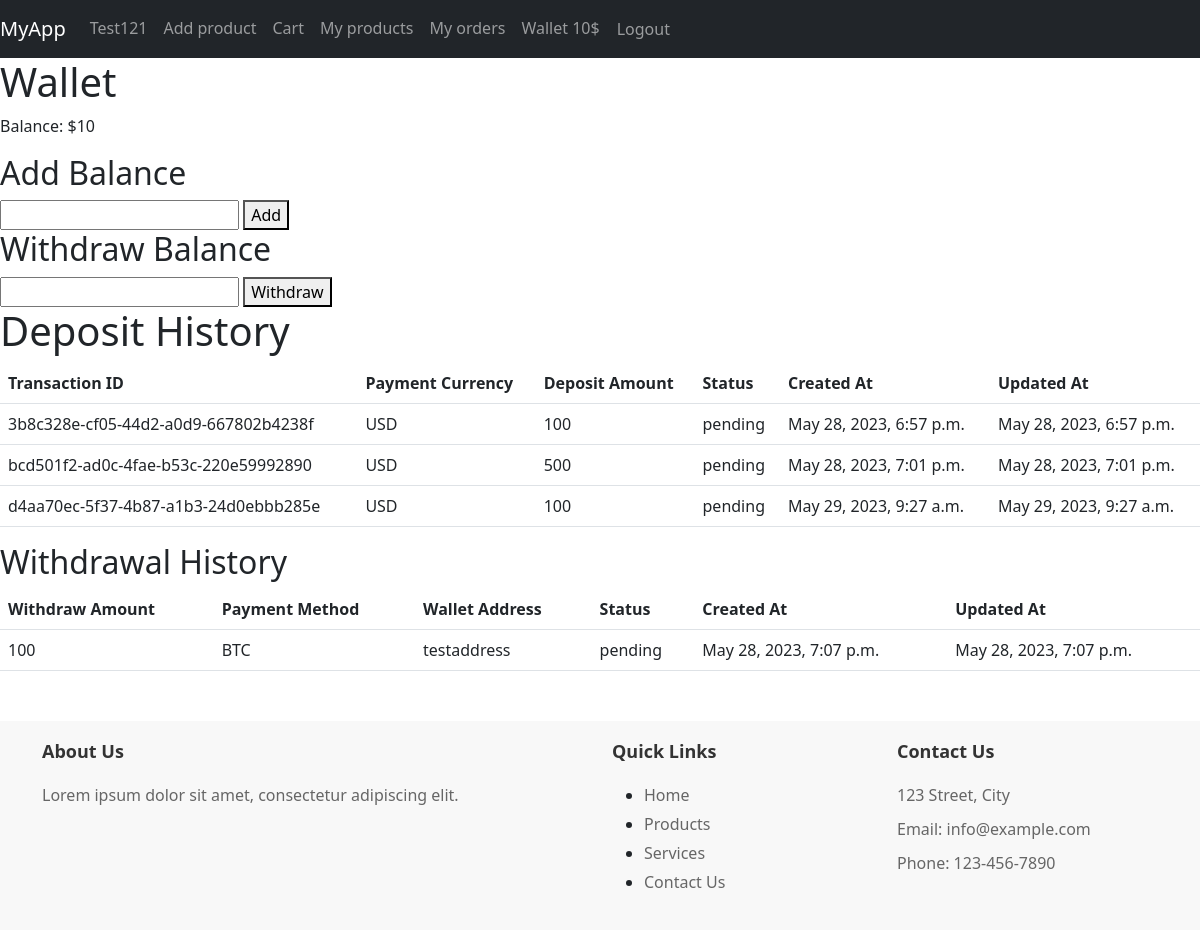
The app's page /app/wallet/ (signed in) with its own data.
### mysite/models.py (models this page shows, shortened)
class Profile(models.Model):
    user = models.OneToOneField(get_user_model(), on_delete=models.CASCADE)
    image = models.ImageField(('Profile Picture'), blank=True, null=True,upload_to=".")
    bio = models.TextField(blank=True)
    birth_date = models.DateField(null=True, blank=True)
    walletBalance = models.IntegerField( default = True, null= True)

class DepositRecord(models.Model):
    user = models.ForeignKey(get_user_model(), on_delete=models.CASCADE)
    payment_currency = models.CharField(max_length=20)
    deposit_amount = models.IntegerField()
    transaction_id = models.CharField(max_length= 100, unique=True)
    status = models.CharField(max_length=20, null= True, default="pending")
    created_at = models.DateTimeField(auto_now_add=True)
    updated_at = models.DateTimeField(auto_now=True)

class WithdrawalRequest(models.Model):
    user = models.ForeignKey(get_user_model(), on_delete=models.CASCADE)
    withdraw_amount = models.IntegerField()
    payment_method = models.CharField(max_length=20)
    wallet_address = models.CharField(max_length=100, null=True, blank=True)
    status = models.CharField(max_length=20, null= True, default="pending")
    created_at = models.DateTimeField(auto_now_add=True)
    updated_at = models.DateTimeField(auto_now=True)

### mysite/views.py (the view)
# urls.py: path('wallet/', views.wallet, name='wallet'),
@login_required
def wallet(request):
    balance = request.user.profile.walletBalance
    deposits = DepositRecord.objects.filter(user=request.user)
    withdrawals = WithdrawalRequest.objects.filter(user=request.user)
    return render(request, 'wallet.html', {'balance': balance, 'deposits': deposits, 'withdrawals': withdrawals})

### mysite/templates/wallet.html (shortened to what this page needs)
{% extends 'base.html' %}
{% block wallet %}
  <h1>Wallet</h1>
  <p>Balance: ${{ balance }}</p>
  <h2>Add Balance</h2>
  <form method="post" action="{% url 'add_balance' %}">
    <input type="number" name="amount" step="0.01" min="0" required>
    <button type="submit">Add</button>
  </form>
  <h2>Withdraw Balance</h2>
  <form method="post" action="{% url 'withdraw_balance' %}">
    <input type="number" name="amount" step="0.01" min="0" required>
    <button type="submit">Withdraw</button>
  </form>
  <h1>Deposit History</h1>
  <table class="table">
    <thead>
      <tr>
        <th>Transaction ID</th>
        <th>Payment Currency</th>
        <th>Deposit Amount</th>
        <th>Status</th>
        <th>Created At</th>
        <th>Updated At</th>
      </tr>
    </thead>
    <tbody>
      {% for deposit in deposits %}
        <tr>
          <td>{{ deposit.transaction_id }}</td>
          <td>{{ deposit.payment_currency }}</td>
          <td>{{ deposit.deposit_amount }}</td>
          <td>{{ deposit.status }}</td>
          <td>{{ deposit.created_at }}</td>
          <td>{{ deposit.updated_at }}</td>
        </tr>
      {% empty %}
        <tr>
          <td colspan="6">No deposit records found.</td>
        </tr>
      {% endfor %}
    </tbody>
  </table>
  <h2>Withdrawal History</h2>
  <table class="table">
    <thead>
      <tr>
        <th>Withdraw Amount</th>
        <th>Payment Method</th>
        <th>Wallet Address</th>
        <th>Status</th>
        <th>Created At</th>
        <th>Updated At</th>
      </tr>
    </thead>
    <tbody>
      {% for withdrawal in withdrawals %}
        <tr>
          <td>{{ withdrawal.withdraw_amount }}</td>
          <td>{{ withdrawal.payment_method }}</td>
          <td>{{ withdrawal.wallet_address }}</td>
          <td>{{ withdrawal.status }}</td>
          <td>{{ withdrawal.created_at }}</td>
          <td>{{ withdrawal.updated_at }}</td>
        </tr>
      {% empty %}
        <tr>
          <td colspan="6">No withdrawal records found.</td>
        </tr>
      {% endfor %}
    </tbody>
  </table>
{% endblock %}

### mysite/templates/base.html (shortened to what this page needs)
<!DOCTYPE html>
<html lang="en">
{% load static %}
<head>
  <link href="https://cdn.jsdelivr.net/npm/bootstrap@5.2.3/dist/css/bootstrap.min.css" rel="stylesheet">
</head>
<body>
<nav class="navbar navbar-expand-lg navbar-dark bg-dark">
  <a class="navbar-brand" href="{% url 'home' %}">MyApp</a>
  <div class="collapse navbar-collapse" id="navbarNav">
    <ul class="navbar-nav ml-auto">
      {% if user.is_authenticated %}
        <li class="nav-item">
          <a class="nav-link" href="{% url 'profile' %}">{{ user.username }}</a>
        </li>
        <li class="nav-item">
          <a class="nav-link" href="{% url 'add_product' %}">Add product</a>
        </li>
        <li class="nav-item">
          <a class="nav-link" href="{% url 'cart' %}">Cart</a>
        </li>
          <li class="nav-item">
          <a class="nav-link" href="{% url 'user_product_list' %}">My products</a>
        </li>
        <li class="nav-item">
          <a class="nav-link" href="{% url 'order_history' %}">My orders</a>
        </li>
         <li class="nav-item">
          <a class="nav-link" href="{% url 'wallet' %}">Wallet {{user.profile.walletBalance}}$ </a>
        </li>
        <li class="nav-item">
          <form action="{% url 'logout' %}" method="post">
            <button class="btn btn-link nav-link" type="submit">Logout</button>
          </form>
        </li>
      {% endif %}
    </ul>
  </div>
</nav>
  {% block wallet %}
  {% endblock %}
<footer class="footer">
  <div class="container">
    <div class="row">
      <div class="col-md-6">
        <h4>About Us</h4>
        <p>Lorem ipsum dolor sit amet, consectetur adipiscing elit.</p>
      </div>
      <div class="col-md-3">
        <h4>Quick Links</h4>
        <ul class="footer-links">
          <li><a href="#">Home</a></li>
          <li><a href="#">Products</a></li>
          <li><a href="#">Services</a></li>
          <li><a href="#">Contact Us</a></li>
        </ul>
      </div>
      <div class="col-md-3">
        <h4>Contact Us</h4>
        <p>123 Street, City</p>
        <p>Email: info@example.com</p>
        <p>Phone: 123-456-7890</p>
      </div>
    </div>
  </div>
</footer>
</body>
</html>

### mysite/templates/base.html (style rules this page uses)
.footer { background-color: #f8f8f8; padding: 20px 0; margin-top: 50px; }
.footer h4 { color: #333; font-size: 18px; font-weight: bold; margin-bottom: 20px; }
.footer p { color: #666; margin-bottom: 10px; }
.footer-links li { margin-bottom: 5px; }
.footer-links a { color: #666; text-decoration: none; }

### records on screen
DepositRecord: transaction_id "3b8c328e-cf05-44d2-a0d9-667802b4238f", payment_currency "USD", deposit_amount "100", status "pending", created_at "May 28, 2023, 6:57 p.m.", updated_at "May 28, 2023, 6:57 p.m."
DepositRecord: transaction_id "bcd501f2-ad0c-4fae-b53c-220e59992890", payment_currency "USD", deposit_amount "500", status "pending", created_at "May 28, 2023, 7:01 p.m.", updated_at "May 28, 2023, 7:01 p.m."
DepositRecord: transaction_id "d4aa70ec-5f37-4b87-a1b3-24d0ebbb285e", payment_currency "USD", deposit_amount "100", status "pending", created_at "May 29, 2023, 9:27 a.m.", updated_at "May 29, 2023, 9:27 a.m."
WithdrawalRequest: withdraw_amount "100", payment_method "BTC", wallet_address "testaddress", status "pending", created_at "May 28, 2023, 7:07 p.m.", updated_at "May 28, 2023, 7:07 p.m."

### other values on screen
{{ user.username }} "Test121"
{{ user.profile.walletBalance }} "10"
{{ balance }} "10"
